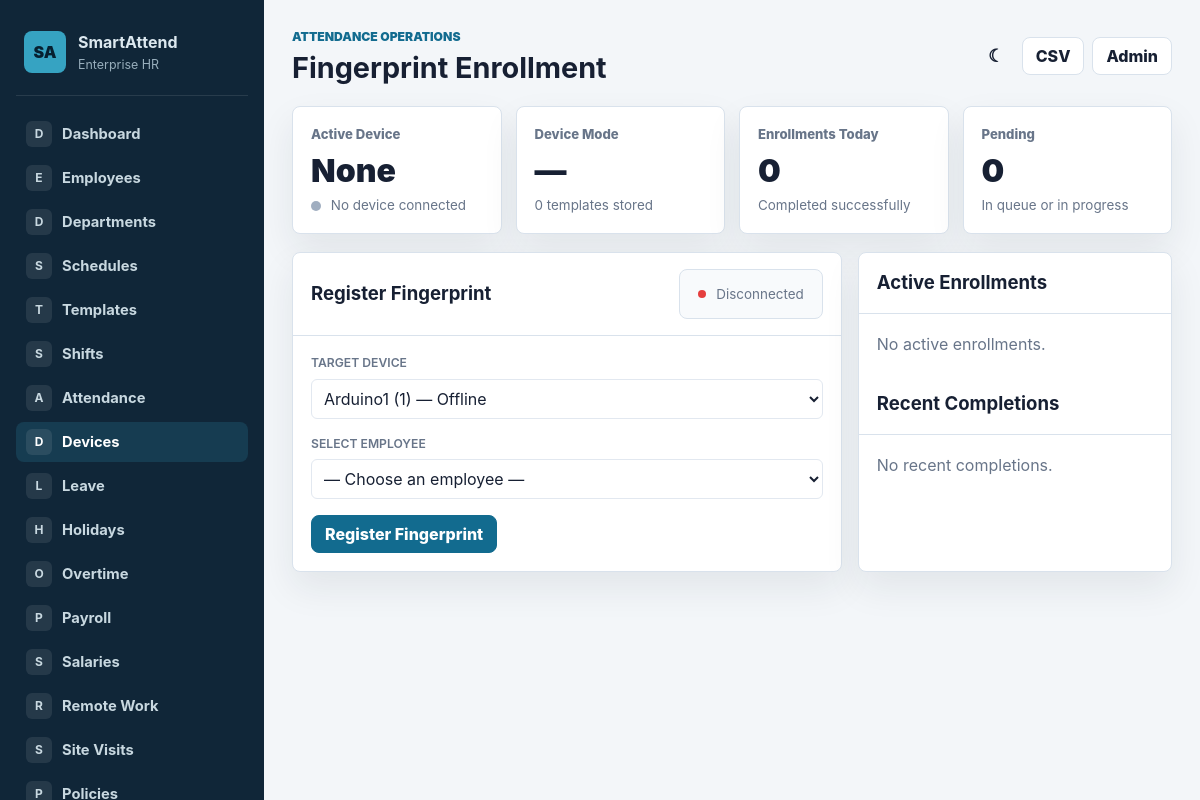
Before: /devices/enrollment/ with the older database file.
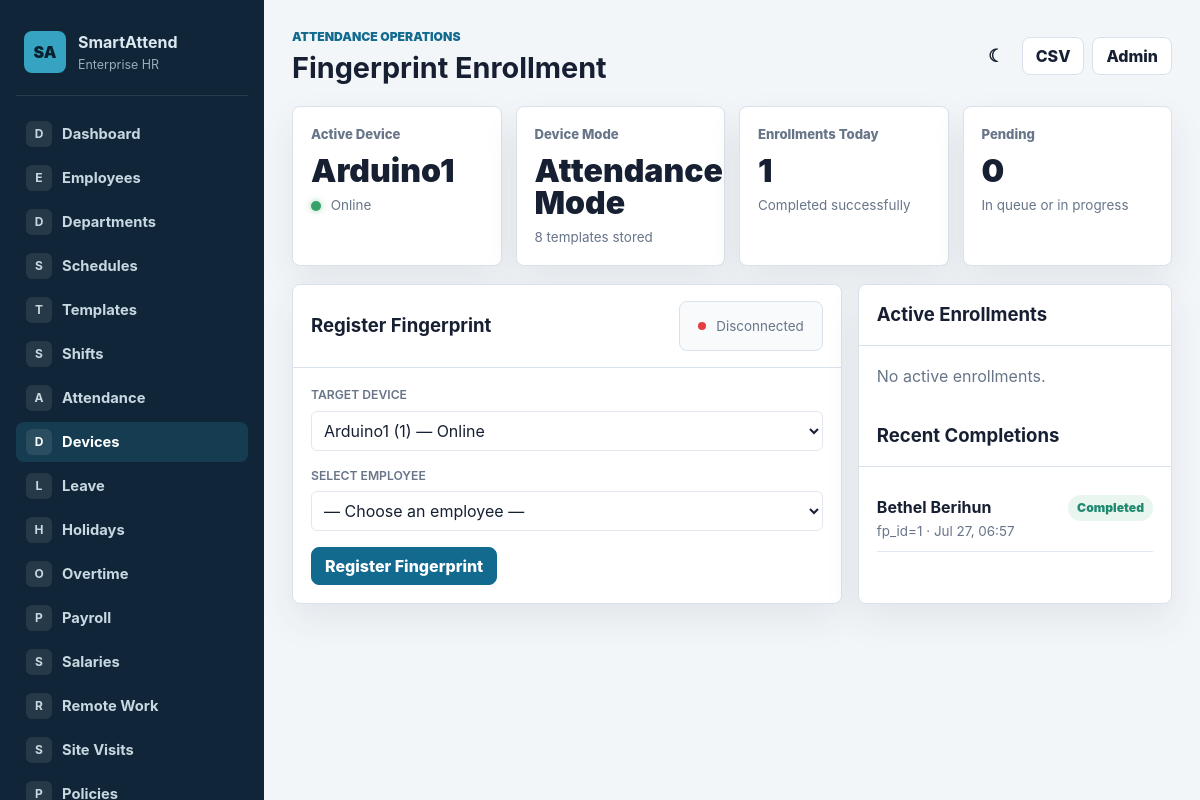
After: the same page with the newer database file.
### attendance/models.py (models this page shows, shortened)
class BiometricDevice(models.Model):
    class Mode(models.TextChoices):
        ATTENDANCE = 'ATTENDANCE', 'Attendance Mode'
        ENROLLMENT = 'ENROLLMENT', 'Fingerprint Enrollment Mode'
        DELETION = 'DELETION', 'Fingerprint Deletion Mode'
        MAINTENANCE = 'MAINTENANCE', 'Maintenance Mode'
        OFFLINE = 'OFFLINE', 'Offline'
    class Status(models.TextChoices):
        ONLINE = 'ONLINE', 'Online'
        OFFLINE = 'OFFLINE', 'Offline'
        BUSY = 'BUSY', 'Busy'
        ERROR = 'ERROR', 'Error'
    class DeviceType(models.TextChoices):
        ENTRY_GATE = 'ENTRY_GATE', 'Entry Gate'
        EXIT_GATE = 'EXIT_GATE', 'Exit Gate'
        RECEPTION = 'RECEPTION', 'Reception'
        WAREHOUSE = 'WAREHOUSE', 'Warehouse'
        OFFICE = 'OFFICE', 'Office Entrance'
        FLOOR = 'FLOOR', 'Floor Access'
        LABORATORY = 'LABORATORY', 'Laboratory'
        SERVER_ROOM = 'SERVER_ROOM', 'Server Room'
        OTHER = 'OTHER', 'Other'
    device_id = models.CharField(max_length=80, unique=True)
    name = models.CharField(max_length=120)
    device_type = models.CharField(max_length=20, choices=DeviceType.choices, default=DeviceType.OFFICE)
    serial_port = models.CharField(max_length=120, default='/dev/ttyUSB0')
    baudrate = models.PositiveIntegerField(default=9600)
    ip_address = models.GenericIPAddressField(null=True, blank=True)
    mac_address = models.CharField(max_length=17, blank=True)
    office_location = models.ForeignKey(OfficeLocation, on_delete=models.SET_NULL, null=True, blank=True, related_name='devices')
    building_name = models.CharField(max_length=150, blank=True)
    floor_number = models.IntegerField(null=True, blank=True)
    assigned_branch = models.CharField(max_length=150, blank=True)
    mode = models.CharField(max_length=24, choices=Mode.choices, default=Mode.ATTENDANCE)
    status = models.CharField(max_length=20, choices=Status.choices, default=Status.OFFLINE)
    firmware_version = models.CharField(max_length=80, blank=True)
    template_count = models.PositiveIntegerField(default=0)
    last_seen_at = models.DateTimeField(null=True, blank=True)
    last_error = models.TextField(blank=True)
    health_check_interval = models.PositiveIntegerField(default=60)
    last_health_check = models.DateTimeField(null=True, blank=True)
    is_active = models.BooleanField(default=True)
    created_at = models.DateTimeField(auto_now_add=True)
    updated_at = models.DateTimeField(auto_now=True)
    class Meta:
        ordering = ['name']
        verbose_name = 'Biometric Device'
        verbose_name_plural = 'Biometric Devices'

class EnrollmentRequest(models.Model):
    class Status(models.TextChoices):
        PENDING = 'PENDING', 'Pending'
        DISPATCHED = 'DISPATCHED', 'Dispatched'
        IN_PROGRESS = 'IN_PROGRESS', 'In Progress'
        COMPLETED = 'COMPLETED', 'Completed'
        FAILED = 'FAILED', 'Failed'
        CANCELLED = 'CANCELLED', 'Cancelled'
    employee = models.ForeignKey(Employee, on_delete=models.CASCADE, related_name='enrollment_requests')
    fingerprint_id = models.PositiveIntegerField()
    status = models.CharField(max_length=20, choices=Status.choices, default=Status.PENDING)
    device = models.ForeignKey('BiometricDevice', on_delete=models.SET_NULL, null=True, blank=True, related_name='enrollment_requests')
    progress_message = models.CharField(max_length=255, blank=True)
    requested_at = models.DateTimeField(auto_now_add=True)
    dispatched_at = models.DateTimeField(null=True, blank=True)
    completed_at = models.DateTimeField(null=True, blank=True)
    error_message = models.TextField(blank=True)
    class Meta:
        ordering = ['-requested_at']
        verbose_name = 'Enrollment Request'
        verbose_name_plural = 'Enrollment Requests'

class Employee(models.Model):
    class EmploymentStatus(models.TextChoices):
        ACTIVE = 'ACTIVE', 'Active'
        INACTIVE = 'INACTIVE', 'Inactive'
        ON_LEAVE = 'ON_LEAVE', 'On Leave'
        SUSPENDED = 'SUSPENDED', 'Suspended'
        RESIGNED = 'RESIGNED', 'Resigned'
        TERMINATED = 'TERMINATED', 'Terminated'
    class EmploymentType(models.TextChoices):
        FULL_TIME = 'FULL_TIME', 'Full-time'
        PART_TIME = 'PART_TIME', 'Part-time'
        CONTRACT = 'CONTRACT', 'Contract'
        INTERN = 'INTERN', 'Intern'
        TEMPORARY = 'TEMPORARY', 'Temporary'
        CONSULTANT = 'CONSULTANT', 'Consultant'
    class Gender(models.TextChoices):
        MALE = 'MALE', 'Male'
        FEMALE = 'FEMALE', 'Female'
        OTHER = 'OTHER', 'Other'
        PREFER_NOT_TO_SAY = 'PNS', 'Prefer not to say'
    organization_id = models.CharField(max_length=50, unique=True)
    first_name = models.CharField(max_length=50)
    last_name = models.CharField(max_length=50)
    email = models.EmailField(blank=True)
    phone = models.CharField(max_length=30, blank=True)
    date_of_birth = models.DateField(null=True, blank=True)
    gender = models.CharField(max_length=10, choices=Gender.choices, blank=True)
    address = models.TextField(blank=True)
    emergency_contact_name = models.CharField(max_length=100, blank=True)
    emergency_contact_phone = models.CharField(max_length=30, blank=True)
    department = models.ForeignKey('organizations.Department', on_delete=models.SET_NULL, null=True, blank=True)
    team = models.ForeignKey('organizations.Team', on_delete=models.SET_NULL, null=True, blank=True, related_name='members')
    manager = models.ForeignKey('self', on_delete=models.SET_NULL, null=True, blank=True, related_name='direct_reports')
    job_title = models.CharField(max_length=100)
    employment_type = models.CharField(max_length=20, choices=EmploymentType.choices, default=EmploymentType.FULL_TIME, db_index=True)
    employment_status = models.CharField(max_length=20, choices=EmploymentStatus.choices, default=EmploymentStatus.ACTIVE, db_index=True)
    hire_date = models.DateField(null=True, blank=True)
    contract_start_date = models.DateField(null=True, blank=True)
    contract_end_date = models.DateField(null=True, blank=True)
    resignation_date = models.DateField(null=True, blank=True)
    termination_date = models.DateField(null=True, blank=True)
    office_location = models.ForeignKey(OfficeLocation, on_delete=models.SET_NULL, null=True, blank=True)
    work_location_name = models.CharField(max_length=150, blank=True)
    weekly_working_days = models.PositiveIntegerField(default=5, validators=[MinValueValidator(1), MaxValueValidator(7)])
    expected_weekly_hours = models.DecimalField(max_digits=5, decimal_places=2, default=40)
    expected_monthly_hours = models.DecimalField(max_digits=7, decimal_places=2, default=176)
    attendance_policy = models.ForeignKey(AttendancePolicy, on_delete=models.SET_NULL, null=True, blank=True, related_name='employees')
    fingerprint_id = models.IntegerField(unique=True, null=True, blank=True)
    face_profile = models.ImageField(upload_to='employees/faces/', blank=True, null=True)
    created_at = models.DateTimeField(default=timezone.now, editable=False)
    updated_at = models.DateTimeField(auto_now=True)
    class Meta:
        indexes = [
            models.Index(fields=['organization_id']),
            models.Index(fields=['department', 'employment_status']),
            models.Index(fields=['team', 'employment_status']),
            models.Index(fields=['manager', 'employment_status']),
            models.Index(fields=['employment_type', 'employment_status']),
        ]
        ordering = ['first_name', 'last_name']
        verbose_name = 'Employee'
        verbose_name_plural = 'Employees'
    @property
    def full_name(self):
        return f'{self.first_name} {self.last_name}'.strip()

### device_manager/views.py (the view)
# urls.py: path('enrollment/', views.EnrollmentPanelView.as_view(), name='enrollment_panel'),
class EnrollmentPanelView(EnterpriseContextMixin, TemplateView):
    template_name = 'device_manager/enrollment_panel.html'
    page_title = 'Fingerprint Enrollment'
    active_nav = 'devices'
    def get_context_data(self, **kwargs):
        ctx = super().get_context_data(**kwargs)
        active_device = BiometricDevice.objects.filter(
            is_active=True,
        ).exclude(status=BiometricDevice.Status.OFFLINE).first()
        enrolled_ids = EnrollmentRequest.objects.filter(
            status__in=[EnrollmentRequest.Status.PENDING,
                        EnrollmentRequest.Status.DISPATCHED,
                        EnrollmentRequest.Status.IN_PROGRESS],
        ).values_list('employee_id', flat=True)
        employees = Employee.objects.filter(
            employment_status=Employee.EmploymentStatus.ACTIVE,
        ).exclude(id__in=enrolled_ids).order_by('first_name')
        ctx.update({
            'active_device': active_device,
            'devices': BiometricDevice.objects.filter(is_active=True),
            'employees': employees,
            'active_enrollments': EnrollmentRequest.objects.filter(
                status__in=[EnrollmentRequest.Status.PENDING,
                            EnrollmentRequest.Status.DISPATCHED,
                            EnrollmentRequest.Status.IN_PROGRESS],
            ).select_related('employee', 'device').order_by('requested_at'),
            'recent_completions': EnrollmentRequest.objects.filter(
                status=EnrollmentRequest.Status.COMPLETED,
            ).select_related('employee').order_by('-completed_at')[:10],
        })
        return ctx

### device_manager/templates/device_manager/enrollment_panel.html (shortened to what the changed rows need)
{% extends "attendance/base.html" %}
{% block content %}
<section class="metrics">
    <article class="metric-card">
        <div class="metric-label">Active Device</div>
        <div class="metric-value" id="active-device-name">{{ active_device.name|default:"None" }}</div>
        <div class="metric-note" id="active-device-status">
            <span class="status-dot {% if active_device.status == 'ONLINE' %}online{% elif active_device.status == 'ERROR' %}error{% elif active_device.status == 'BUSY' %}busy{% else %}offline{% endif %}"></span>
            {{ active_device.get_status_display|default:"No device connected" }}
        </div>
    </article>
    <article class="metric-card">
        <div class="metric-label">Device Mode</div>
        <div class="metric-value" id="active-device-mode">{{ active_device.get_mode_display|default:"—" }}</div>
        <div class="metric-note" id="active-device-templates">{{ active_device.template_count|default:0 }} templates stored</div>
    </article>
    <article class="metric-card">
        <div class="metric-label">Enrollments Today</div>
        <div class="metric-value">{{ recent_completions|length }}</div>
        <div class="metric-note">Completed successfully</div>
    </article>
</section>
<section class="grid-2">
    <div class="panel">
        <div class="panel-header">
            <h2>Register Fingerprint</h2>
        </div>
        <div class="panel-body">
            <form id="enroll-form" onsubmit="return startEnrollment(event)">
                <div style="margin-bottom:16px;">
                    <label style="display:block;font-weight:600;margin-bottom:6px;">Target Device</label>
                    <select id="device-select" style="width:100%;padding:8px;border:1px solid var(--border,#e2e8f0);border-radius:6px;">
                        {% for d in devices %}
                            <option value="{{ d.pk }}" data-device-name="{{ d.name }}" {% if d.pk == active_device.pk %}selected{% endif %}>
                                {{ d.name }} ({{ d.device_id }}) — {{ d.get_status_display }}
                            </option>
                        {% empty %}
                            <option value="">No devices available</option>
                        {% endfor %}
                    </select>
                </div>
            </form>
        </div>
    </div>
    <aside class="panel">
        <div class="panel-header"><h2>Active Enrollments</h2></div>
        <div class="panel-header"><h2>Recent Completions</h2></div>
        <div class="panel-body">
            {% for e in recent_completions %}
                <div style="border-bottom:1px solid var(--border,#e2e8f0);padding:10px 0;">
                    <div style="display:flex;justify-content:space-between;">
                        <strong>{{ e.employee.full_name }}</strong>
                        <span class="badge success">Completed</span>
                    </div>
                    <div class="muted small">fp_id={{ e.fingerprint_id }} &middot; {{ e.completed_at|date:"M d, H:i" }}</div>
                </div>
            {% empty %}
                <p class="muted">No recent completions.</p>
            {% endfor %}
        </div>
    </aside>
</section>
{% endblock %}

Changed rows visible on the page:
added BiometricDevice: name "Arduino1", status "Online", mode "Attendance Mode", template_count "8"
added EnrollmentRequest: employee.full_name "Bethel Berihun", fingerprint_id "1", completed_at "Jul 27, 06:57"
Other visible differences:
{{ recent_completions|length }}: "0" → "1"
form field value: "Arduino1 (1) — Offline" → "Arduino1 (1) — Online"
{{ active_device.name|default:"None" }}: "None" → (not shown)
{{ active_device.get_status_display|default:"No device connected" }}: "No device connected" → (not shown)
{{ active_device.get_mode_display|default:"—" }}: "—" → (not shown)
{{ active_device.template_count|default:0 }}: "0" → (not shown)
text no longer shown: "No recent completions."
